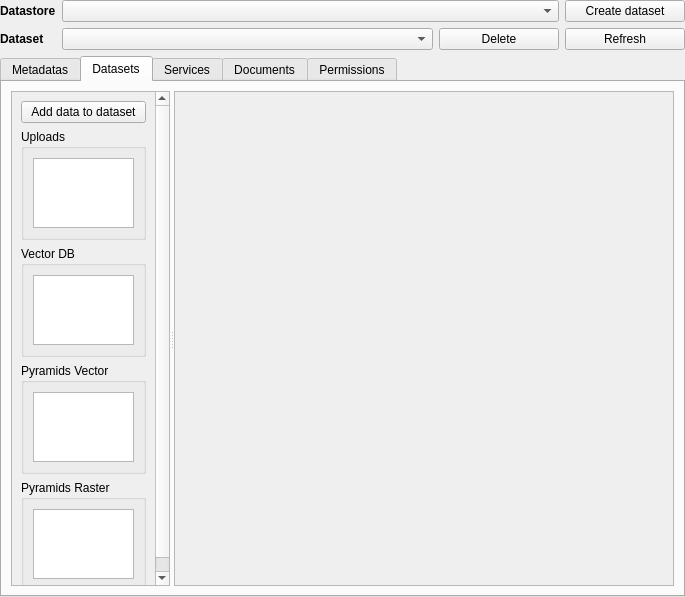
<?xml version="1.0" encoding="UTF-8"?>
<ui version="4.0">
 <class>DashboardWidget</class>
 <widget class="QWidget" name="DashboardWidget">
  <property name="geometry">
   <rect>
    <x>0</x>
    <y>0</y>
    <width>685</width>
    <height>597</height>
   </rect>
  </property>
  <property name="sizePolicy">
   <sizepolicy hsizetype="Preferred" vsizetype="Preferred">
    <horstretch>0</horstretch>
    <verstretch>0</verstretch>
   </sizepolicy>
  </property>
  <property name="minimumSize">
   <size>
    <width>500</width>
    <height>500</height>
   </size>
  </property>
  <property name="windowTitle">
   <string>Dashboard</string>
  </property>
  <layout class="QGridLayout" name="gridLayout">
   <property name="leftMargin">
    <number>0</number>
   </property>
   <property name="topMargin">
    <number>0</number>
   </property>
   <property name="rightMargin">
    <number>0</number>
   </property>
   <property name="bottomMargin">
    <number>0</number>
   </property>
   <item row="1" column="1" colspan="3">
    <widget class="DatasetComboBox" name="cbx_dataset"/>
   </item>
   <item row="3" column="0" colspan="6">
    <widget class="QTabWidget" name="tabWidget">
     <property name="currentIndex">
      <number>1</number>
     </property>
     <widget class="QWidget" name="tab_metadata">
      <attribute name="title">
       <string>Metadatas</string>
      </attribute>
      <layout class="QVBoxLayout" name="verticalLayout_2">
       <item>
        <layout class="QGridLayout" name="metadata_layout"/>
       </item>
       <item>
        <layout class="QHBoxLayout" name="horizontalLayout_3">
         <item>
          <spacer name="horizontalSpacer_2">
           <property name="orientation">
            <enum>Qt::Horizontal</enum>
           </property>
           <property name="sizeHint" stdset="0">
            <size>
             <width>40</width>
             <height>20</height>
            </size>
           </property>
          </spacer>
         </item>
         <item>
          <widget class="QPushButton" name="btn_update_metadata">
           <property name="text">
            <string>Update Metadata</string>
           </property>
          </widget>
         </item>
        </layout>
       </item>
      </layout>
     </widget>
     <widget class="QWidget" name="tab_dataset">
      <attribute name="title">
       <string>Datasets</string>
      </attribute>
      <layout class="QHBoxLayout" name="horizontalLayout_2">
       <item>
        <widget class="QSplitter" name="splitter">
         <property name="orientation">
          <enum>Qt::Horizontal</enum>
         </property>
         <widget class="QScrollArea" name="scrollArea_2">
          <property name="widgetResizable">
           <bool>true</bool>
          </property>
          <widget class="QWidget" name="scrollAreaWidgetContents_2">
           <property name="geometry">
            <rect>
             <x>0</x>
             <y>0</y>
             <width>157</width>
             <height>533</height>
            </rect>
           </property>
           <layout class="QVBoxLayout" name="verticalLayout">
            <item>
             <widget class="QPushButton" name="btn_add_data">
              <property name="text">
               <string>Add data to dataset</string>
              </property>
             </widget>
            </item>
            <item>
             <widget class="QgsCollapsibleGroupBox" name="gpb_upload">
              <property name="title">
               <string>Uploads</string>
              </property>
              <layout class="QGridLayout" name="gridLayout_2">
               <item row="0" column="0">
                <widget class="QTableView" name="tbv_upload">
                 <property name="sizeAdjustPolicy">
                  <enum>QAbstractScrollArea::AdjustIgnored</enum>
                 </property>
                 <property name="selectionMode">
                  <enum>QAbstractItemView::SingleSelection</enum>
                 </property>
                 <property name="selectionBehavior">
                  <enum>QAbstractItemView::SelectRows</enum>
                 </property>
                 <property name="sortingEnabled">
                  <bool>true</bool>
                 </property>
                </widget>
               </item>
              </layout>
             </widget>
            </item>
            <item>
             <widget class="QgsCollapsibleGroupBox" name="gbp_vector_db">
              <property name="title">
               <string>Vector DB</string>
              </property>
              <layout class="QGridLayout" name="gridLayout_3">
               <item row="0" column="0">
                <widget class="QTableView" name="tbv_vector_db">
                 <property name="horizontalScrollBarPolicy">
                  <enum>Qt::ScrollBarAlwaysOff</enum>
                 </property>
                 <property name="selectionMode">
                  <enum>QAbstractItemView::SingleSelection</enum>
                 </property>
                 <property name="selectionBehavior">
                  <enum>QAbstractItemView::SelectRows</enum>
                 </property>
                 <property name="sortingEnabled">
                  <bool>true</bool>
                 </property>
                </widget>
               </item>
              </layout>
             </widget>
            </item>
            <item>
             <widget class="QgsCollapsibleGroupBox" name="gbp_pyramid_vector">
              <property name="title">
               <string>Pyramids Vector</string>
              </property>
              <layout class="QGridLayout" name="gridLayout_4">
               <item row="0" column="0">
                <widget class="QTableView" name="tbv_pyramid_vector">
                 <property name="selectionMode">
                  <enum>QAbstractItemView::SingleSelection</enum>
                 </property>
                 <property name="selectionBehavior">
                  <enum>QAbstractItemView::SelectRows</enum>
                 </property>
                 <property name="sortingEnabled">
                  <bool>true</bool>
                 </property>
                </widget>
               </item>
              </layout>
             </widget>
            </item>
            <item>
             <widget class="QgsCollapsibleGroupBox" name="gbp_pyramid_raster">
              <property name="title">
               <string>Pyramids Raster</string>
              </property>
              <layout class="QGridLayout" name="gridLayout_5">
               <item row="0" column="0">
                <widget class="QTableView" name="tbv_pyramid_raster">
                 <property name="selectionMode">
                  <enum>QAbstractItemView::SingleSelection</enum>
                 </property>
                 <property name="selectionBehavior">
                  <enum>QAbstractItemView::SelectRows</enum>
                 </property>
                 <property name="sortingEnabled">
                  <bool>true</bool>
                 </property>
                </widget>
               </item>
              </layout>
             </widget>
            </item>
           </layout>
          </widget>
         </widget>
         <widget class="QScrollArea" name="detail_zone">
          <property name="minimumSize">
           <size>
            <width>500</width>
            <height>0</height>
           </size>
          </property>
          <property name="widgetResizable">
           <bool>true</bool>
          </property>
          <widget class="QWidget" name="detail_widget">
           <property name="geometry">
            <rect>
             <x>0</x>
             <y>0</y>
             <width>498</width>
             <height>478</height>
            </rect>
           </property>
           <layout class="QGridLayout" name="gridLayout_8">
            <item row="0" column="0">
             <layout class="QGridLayout" name="detail_widget_layout"/>
            </item>
           </layout>
          </widget>
         </widget>
        </widget>
       </item>
      </layout>
     </widget>
     <widget class="QWidget" name="tab_service">
      <attribute name="title">
       <string>Services</string>
      </attribute>
      <layout class="QGridLayout" name="gridLayout_9">
       <item row="1" column="0">
        <widget class="QSplitter" name="service_splitter">
         <property name="sizePolicy">
          <sizepolicy hsizetype="Expanding" vsizetype="Expanding">
           <horstretch>0</horstretch>
           <verstretch>0</verstretch>
          </sizepolicy>
         </property>
         <property name="orientation">
          <enum>Qt::Horizontal</enum>
         </property>
         <widget class="QScrollArea" name="scrl_area_service_table">
          <property name="widgetResizable">
           <bool>true</bool>
          </property>
          <widget class="QWidget" name="scrl_area_service_table_content">
           <property name="geometry">
            <rect>
             <x>0</x>
             <y>0</y>
             <width>157</width>
             <height>418</height>
            </rect>
           </property>
           <layout class="QGridLayout" name="gridLayout_6">
            <item row="0" column="0">
             <widget class="QTableView" name="tbv_service">
              <property name="selectionBehavior">
               <enum>QAbstractItemView::SelectRows</enum>
              </property>
             </widget>
            </item>
           </layout>
          </widget>
         </widget>
         <widget class="QScrollArea" name="service_detail_zone">
          <property name="minimumSize">
           <size>
            <width>500</width>
            <height>0</height>
           </size>
          </property>
          <property name="widgetResizable">
           <bool>true</bool>
          </property>
          <widget class="QWidget" name="service_detail_widget">
           <property name="geometry">
            <rect>
             <x>0</x>
             <y>0</y>
             <width>498</width>
             <height>418</height>
            </rect>
           </property>
           <layout class="QGridLayout" name="gridLayout_7">
            <item row="0" column="0">
             <layout class="QVBoxLayout" name="service_detail_widget_layout"/>
            </item>
           </layout>
          </widget>
         </widget>
        </widget>
       </item>
       <item row="0" column="0">
        <layout class="QVBoxLayout" name="verticalLayout_4">
         <property name="sizeConstraint">
          <enum>QLayout::SetMinimumSize</enum>
         </property>
         <item>
          <widget class="QLabel" name="lbl_update_index">
           <property name="text">
            <string>When a new service is created, don't forget to update the Geoplateforme index.</string>
           </property>
          </widget>
         </item>
         <item>
          <widget class="QPushButton" name="btn_update_index">
           <property name="enabled">
            <bool>false</bool>
           </property>
           <property name="text">
            <string>Update Geoplateforme index</string>
           </property>
           <property name="checkable">
            <bool>false</bool>
           </property>
          </widget>
         </item>
        </layout>
       </item>
      </layout>
     </widget>
     <widget class="QWidget" name="tab_document">
      <attribute name="title">
       <string>Documents</string>
      </attribute>
      <layout class="QVBoxLayout" name="verticalLayout_3">
       <item>
        <widget class="QPushButton" name="btn_document">
         <property name="text">
          <string>Open in carte.gouv</string>
         </property>
        </widget>
       </item>
       <item>
        <widget class="QLabel" name="label">
         <property name="toolTip">
          <string/>
         </property>
         <property name="text">
          <string>Double click to open document in browser</string>
         </property>
        </widget>
       </item>
       <item>
        <widget class="QTableView" name="tbv_document">
         <property name="toolTip">
          <string/>
         </property>
         <property name="selectionBehavior">
          <enum>QAbstractItemView::SelectRows</enum>
         </property>
        </widget>
       </item>
      </layout>
     </widget>
     <widget class="QWidget" name="tab_permission">
      <attribute name="title">
       <string>Permissions</string>
      </attribute>
      <layout class="QGridLayout" name="gridLayout_10">
       <item row="0" column="0">
        <widget class="PermissionsWidget" name="wdg_permission" native="true"/>
       </item>
      </layout>
     </widget>
    </widget>
   </item>
   <item row="0" column="5">
    <widget class="QPushButton" name="btn_create">
     <property name="maximumSize">
      <size>
       <width>150</width>
       <height>16777215</height>
      </size>
     </property>
     <property name="text">
      <string>Create dataset</string>
     </property>
    </widget>
   </item>
   <item row="1" column="5">
    <widget class="QPushButton" name="btn_refresh">
     <property name="text">
      <string>Refresh</string>
     </property>
    </widget>
   </item>
   <item row="1" column="0">
    <widget class="QLabel" name="lbl_dataset">
     <property name="sizePolicy">
      <sizepolicy hsizetype="Fixed" vsizetype="Preferred">
       <horstretch>0</horstretch>
       <verstretch>0</verstretch>
      </sizepolicy>
     </property>
     <property name="font">
      <font>
       <weight>75</weight>
       <bold>true</bold>
      </font>
     </property>
     <property name="text">
      <string>Dataset</string>
     </property>
    </widget>
   </item>
   <item row="0" column="0">
    <widget class="QLabel" name="lbl_datastore">
     <property name="sizePolicy">
      <sizepolicy hsizetype="Fixed" vsizetype="Preferred">
       <horstretch>0</horstretch>
       <verstretch>0</verstretch>
      </sizepolicy>
     </property>
     <property name="font">
      <font>
       <weight>75</weight>
       <bold>true</bold>
      </font>
     </property>
     <property name="text">
      <string>Datastore</string>
     </property>
    </widget>
   </item>
   <item row="1" column="4">
    <widget class="QPushButton" name="btn_delete_dataset">
     <property name="text">
      <string>Delete</string>
     </property>
    </widget>
   </item>
   <item row="0" column="1" colspan="4">
    <widget class="DatastoreComboBox" name="cbx_datastore"/>
   </item>
  </layout>
 </widget>
 <customwidgets>
  <customwidget>
   <class>QgsCollapsibleGroupBox</class>
   <extends>QGroupBox</extends>
   <header>qgscollapsiblegroupbox.h</header>
   <container>1</container>
  </customwidget>
  <customwidget>
   <class>PermissionsWidget</class>
   <extends>QWidget</extends>
   <header>geoplateforme.gui.permissions.wdg_permissions</header>
   <container>1</container>
  </customwidget>
  <customwidget>
   <class>DatastoreComboBox</class>
   <extends>QComboBox</extends>
   <header>geoplateforme.gui.cbx_datastore</header>
  </customwidget>
  <customwidget>
   <class>DatasetComboBox</class>
   <extends>QComboBox</extends>
   <header>geoplateforme.gui.cbx_dataset</header>
  </customwidget>
 </customwidgets>
 <resources/>
 <connections/>
</ui>
